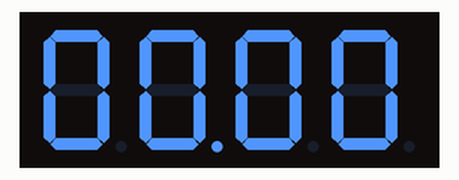
Recording of a sketch running on a simulated Arduino Uno, built with avr-gcc and run on an emulated ATmega328P. Parts: 4-digit seven-segment display. What the sketch prints to the serial monitor is not drawn.

Above: at 0.1 s.
At 4.1 s:
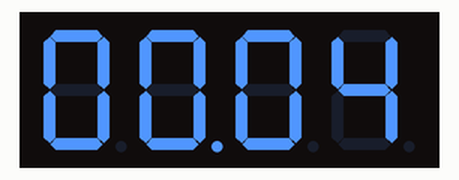
At 9.1 s:
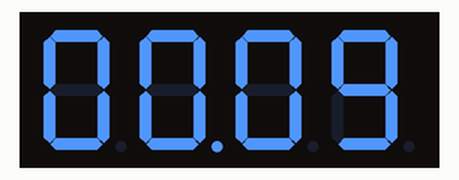
At 19.1 s:
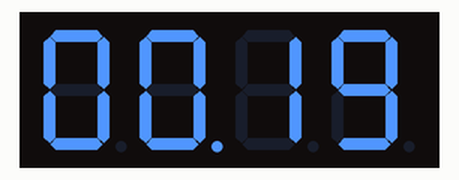
At 29.1 s:
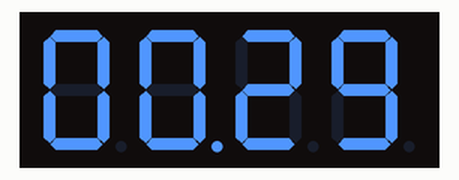
At 39.1 s:
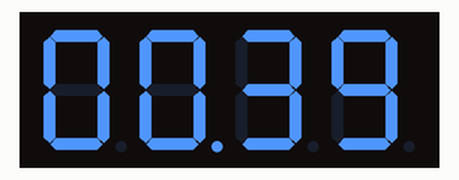

The sketch:

diplay_with_shift_registers.ino
```cpp
#include <DFRobotDFPlayerMini.h>
#include <TimeLib.h>
#include <SoftwareSerial.h>

#include "SevSegShift.h"

#define SHIFT_PIN_DS   2 /* Data input PIN */
#define SHIFT_PIN_STCP 3 /* Shift Register Storage PIN */
#define SHIFT_PIN_SHCP 4 /* Shift Register Shift PIN */

//Instantiate a seven segment controller object (with Shift Register functionality)
SevSegShift sevsegshift(
                  SHIFT_PIN_DS,
                  SHIFT_PIN_SHCP,
                  SHIFT_PIN_STCP,
                  1, /* number of shift registers */
                  true /* Digits are connected to Arduino directly */
                );

SoftwareSerial softSerial(/*rx =*/10, /*tx =*/11);
#define FPSerial softSerial
DFRobotDFPlayerMini myDFPlayer;
void printDetail(uint8_t type, int value);

int val = 0;
unsigned long lastButtonPressTime = 0;
// Wait time in ms between two button presses
const int kTimeout = 100;

#define ADD 0
#define SETTINGS 1

enum class AddState : unsigned int {
  Idle = 0,
  Add_Ongoing = 1,
};

enum class Mode : unsigned int {
  Normal = 0,
  Settings = 1,
};

AddState state = AddState::Idle;
Mode mode = Mode::Normal;

class Button {
  public:
  Button(unsigned int pin) : pin_{pin} {};
  virtual void normal_action();
  virtual void settings_action();
  void operator()()  {
    if (!time_) {
      int new_state = digitalRead(pin_);
      if (new_state != last_state_ && new_state == LOW) {
        last_state_ = new_state;
        action();
        time_ = millis();
      } else if (new_state != last_state_ && new_state == HIGH) {
        last_state_ = new_state;
      }
    } else if (millis() - time_ > kTimeout) {
      time_ = 0;
    }
  };

  void action() {
    if (mode == Mode::Normal) {
      normal_action();
    } else if (mode == Mode::Settings) {
      settings_action();
    }
  };

  private:
    unsigned long time_{0};
    int last_state_{HIGH};
    unsigned int pin_;
};

class ToggleButton : public Button {
  public:
  ToggleButton(unsigned int pin) : Button(pin) {};
  void normal_action() override {
    Serial.println("Normal");
    sevsegshift.setNumber(0, 2);
    mode = Mode::Settings;
  }

  void settings_action() override {
    Serial.println("Settings");
    mode = Mode::Normal;
  }
};

ToggleButton btn(1);


void setupLogic() {
  pinMode(ADD, INPUT_PULLUP);
  pinMode(SETTINGS, INPUT_PULLUP);
}

void setupDisplay() {
  setTime(0,0,0,0,0,0);
  byte numDigits = 4;
  byte digitPins[] = {5, 6, 7, 8};
  byte segmentPins[] = {6, 0, 2, 4, 5, 7, 1, 3};
  bool resistorsOnSegments = false;
  bool updateWithDelays = false;
  bool leadingZeros = true;
  byte hardwareConfig = COMMON_CATHODE;
  bool disableDecPoint = false;

  sevsegshift.begin(hardwareConfig, numDigits, digitPins, segmentPins, resistorsOnSegments, updateWithDelays, leadingZeros, disableDecPoint);
  sevsegshift.setBrightness(20);
}

void setupAudio() {
  FPSerial.begin(9600);

  Serial.println();
  Serial.println(F("DFRobot DFPlayer Mini Demo"));
  Serial.println(F("Initializing DFPlayer ... (May take 3~5 seconds)"));

  if (!myDFPlayer.begin(FPSerial, /*isACK = */true, /*doReset = */true)) {  //Use serial to communicate with mp3.
    Serial.println(F("Unable to begin:"));
    Serial.println(F("1.Please recheck the connection!"));
    Serial.println(F("2.Please insert the SD card!"));
    while(true){
      delay(0); // Code to compatible with ESP8266 watch dog.
    }
  }
  Serial.println(F("DFPlayer Mini online."));

  myDFPlayer.volume(10);  //Set volume value. From 0 to 30
  myDFPlayer.play(2);  //Play the first mp3
}

void setup(){
  Serial.begin(9600);
  Serial.println("This is the start of the program");

  setupDisplay();

  //setupAudio();
}

bool logic() {
  if(lastButtonPressTime) {
    if(millis() - lastButtonPressTime > kTimeout){
      lastButtonPressTime = 0;
    } else {
      return false;
    }
  }
  if (digitalRead(ADD) && state == AddState::Idle) {
    state = AddState::Add_Ongoing;
    lastButtonPressTime = millis();
    return true;
  } else if(!digitalRead(ADD) && state == AddState::Add_Ongoing) {
    state = AddState::Idle;
  } else {
    return false;
  }
}

void display() {
  time_t t = now();
  int m = minute(t);
  m = m * 100;
  int s = second(t);

  sevsegshift.setNumber(m+s, 2);
  /*
  if (logic()) {
    val +=1;
    sevseg.setNumber(val, 2);
  }
  */
}

void audio() {
  static unsigned long timer = millis();

  if (millis() - timer > 3000) {
    timer = millis();
    //myDFPlayer.next();  //Play next mp3 every 3 second.
  }

  if (myDFPlayer.available()) {
    printDetail(myDFPlayer.readType(), myDFPlayer.read()); //Print the detail message from DFPlayer to handle different errors and states.
  }
}

void settings() {

}

void check_input(){
  btn();
}

void loop(){
  //check_input();
  //if (mode == Mode::Normal) {
  display();
  //audio();
  //} else if (mode == Mode::Settings) {
    //settings();
  //}

  sevsegshift.refreshDisplay();
}

void printDetail(uint8_t type, int value){
  switch (type) {
    case TimeOut:
      Serial.println(F("Time Out!"));
      break;
    case WrongStack:
      Serial.println(F("Stack Wrong!"));
      break;
    case DFPlayerCardInserted:
      Serial.println(F("Card Inserted!"));
      break;
    case DFPlayerCardRemoved:
      Serial.println(F("Card Removed!"));
      break;
    case DFPlayerCardOnline:
      Serial.println(F("Card Online!"));
      break;
    case DFPlayerUSBInserted:
      Serial.println("USB Inserted!");
      break;
    case DFPlayerUSBRemoved:
      Serial.println("USB Removed!");
      break;
    case DFPlayerPlayFinished:
      Serial.print(F("Number:"));
      Serial.print(value);
      Serial.println(F(" Play Finished!"));
      break;
    case DFPlayerError:
      Serial.print(F("DFPlayerError:"));
      switch (value) {
        case Busy:
          Serial.println(F("Card not found"));
          break;
        case Sleeping:
          Serial.println(F("Sleeping"));
          break;
        case SerialWrongStack:
          Serial.println(F("Get Wrong Stack"));
          break;
        case CheckSumNotMatch:
          Serial.println(F("Check Sum Not Match"));
          break;
        case FileIndexOut:
          Serial.println(F("File Index Out of Bound"));
          break;
        case FileMismatch:
          Serial.println(F("Cannot Find File"));
          break;
        case Advertise:
          Serial.println(F("In Advertise"));
          break;
        default:
          break;
      }
      break;
    default:
      break;
  }
}
```

Measured:
- what the display in image 1 shows lasts 1.0 s, from 4.0 s to 5.0 s
